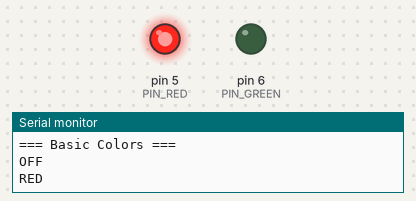
The sketch below on a simulated Arduino Uno, built with avr-gcc and run on an emulated ATmega328P. On the bench: output pins drawn as LEDs (lit = HIGH), the last lines printed to the serial monitor.

Above: at 2.1 s.
At 14.7 s:
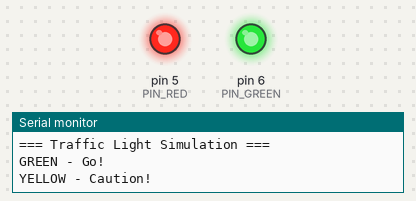
At 21.5 s:
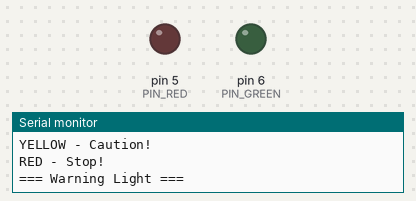
At 35.4 s:
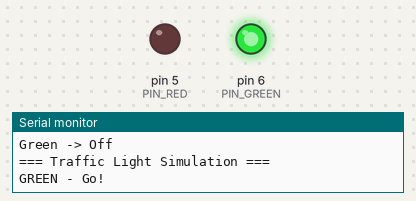
Timing chart, 0 to 39.9 s (numbered marks = the images above):
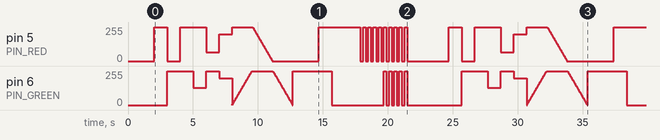

Measured:
- by itself, pin 5 (PIN_RED): 0/255 → 255/255 at 2.0 s, → 0/255 1.0 s later, → 255/255 1.0 s later, → 64/255 2.0 s later, … (135 changes in this stretch)
- by itself, pin 6 (PIN_GREEN): 0/255 → 255/255 at 3.0 s, → 128/255 2.0 s later, → 255/255 1.0 s later, → 200/255 1.0 s later, … (228 changes in this stretch)

The sketch:

Two_Color_LED.ino
```cpp
/*
 * 2색 LED 모듈 테스트
 *
 * 보드: NUCLEO-F103RB
 * 환경: Arduino IDE + STM32duino
 *
 * 연결:
 *   R -> D5  (PB4,  PWM)
 *   G -> D6  (PB10, PWM)
 *   - -> GND
 */

// 핀 정의
#define PIN_RED     5    // D5 - Red LED
#define PIN_GREEN   6    // D6 - Green LED

// 공통 애노드인 경우 true로 변경
#define COMMON_ANODE false

// 색상 상수
enum Color {
  COLOR_OFF,
  COLOR_RED,
  COLOR_GREEN,
  COLOR_YELLOW  // 빨강 + 녹색 혼합
};

void setup() {
  // 시리얼 초기화
  Serial.begin(115200);
  while (!Serial);

  Serial.println("================================");
  Serial.println("  Two Color LED Module Test");
  Serial.println("  NUCLEO-F103RB + Arduino");
  Serial.println("================================");

  // PWM 핀 설정
  pinMode(PIN_RED, OUTPUT);
  pinMode(PIN_GREEN, OUTPUT);

  // 초기 상태: OFF
  setColor(COLOR_OFF);

  Serial.println("Initialization complete!");
  Serial.println("Starting color demo...\n");

  delay(1000);
}

void loop() {
  // 1. 기본 색상 테스트
  Serial.println("=== Basic Colors ===");

  Serial.println("OFF");
  setColor(COLOR_OFF);
  delay(1000);

  Serial.println("RED");
  setColor(COLOR_RED);
  delay(1000);

  Serial.println("GREEN");
  setColor(COLOR_GREEN);
  delay(1000);

  Serial.println("YELLOW (Red + Green)");
  setColor(COLOR_YELLOW);
  delay(1000);

  // 2. PWM 혼합 (주황색 만들기)
  Serial.println("\n=== PWM Color Mixing ===");

  Serial.println("Orange (Red:255, Green:128)");
  setRGB(255, 128);
  delay(1000);

  Serial.println("Light Green (Red:64, Green:255)");
  setRGB(64, 255);
  delay(1000);

  Serial.println("Dark Yellow (Red:200, Green:200)");
  setRGB(200, 200);
  delay(1000);

  // 3. 색상 전환 효과
  Serial.println("\n=== Color Transition ===");
  transitionDemo();

  // 4. 교통 신호등 시뮬레이션
  Serial.println("\n=== Traffic Light Simulation ===");
  trafficLightDemo();

  // 5. 경고등 점멸
  Serial.println("\n=== Warning Light ===");
  warningDemo();

  Serial.println("\nDemo complete! Restarting in 2 seconds...\n");
  delay(2000);
}

// 색상 설정 (열거형)
void setColor(Color color) {
  switch (color) {
    case COLOR_OFF:
      setRGB(0, 0);
      break;
    case COLOR_RED:
      setRGB(255, 0);
      break;
    case COLOR_GREEN:
      setRGB(0, 255);
      break;
    case COLOR_YELLOW:
      setRGB(255, 255);
      break;
  }
}

// RGB 값으로 설정 (PWM)
void setRGB(uint8_t red, uint8_t green) {
  if (COMMON_ANODE) {
    red = 255 - red;
    green = 255 - green;
  }

  analogWrite(PIN_RED, red);
  analogWrite(PIN_GREEN, green);
}

// 색상 전환 효과
void transitionDemo() {
  // Red -> Yellow
  Serial.println("Red -> Yellow");
  for (int g = 0; g <= 255; g += 5) {
    setRGB(255, g);
    delay(30);
  }

  // Yellow -> Green
  Serial.println("Yellow -> Green");
  for (int r = 255; r >= 0; r -= 5) {
    setRGB(r, 255);
    delay(30);
  }

  // Green -> Off
  Serial.println("Green -> Off");
  for (int g = 255; g >= 0; g -= 5) {
    setRGB(0, g);
    delay(30);
  }
}

// 교통 신호등 시뮬레이션
void trafficLightDemo() {
  // 녹색 (통행)
  Serial.println("GREEN - Go!");
  setColor(COLOR_GREEN);
  delay(2000);

  // 노란색 (주의)
  Serial.println("YELLOW - Caution!");
  setColor(COLOR_YELLOW);
  delay(1000);

  // 빨간색 (정지)
  Serial.println("RED - Stop!");
  setColor(COLOR_RED);
  delay(2000);
}

// 경고등 점멸
void warningDemo() {
  for (int i = 0; i < 5; i++) {
    // 빨강 점멸
    setColor(COLOR_RED);
    delay(200);
    setColor(COLOR_OFF);
    delay(200);
  }

  for (int i = 0; i < 5; i++) {
    // 노랑 점멸
    setColor(COLOR_YELLOW);
    delay(200);
    setColor(COLOR_OFF);
    delay(200);
  }
}
```
